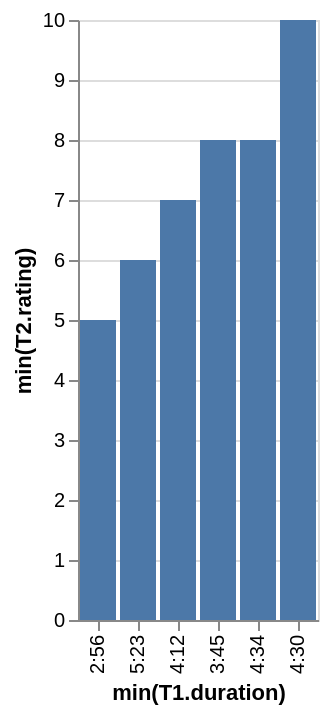

The Vega-Lite source for this figure:
### Vega-Lite specification from a JSON file in a GitHub repository (floating-point values rounded to 4 significant figures)
{"data": {"values": [{"x_data": "2:56", "y_data": 5}, {"x_data": "5:23", "y_data": 6}, {"x_data": "4:12", "y_data": 7}, {"x_data": "3:45", "y_data": 8}, {"x_data": "4:34", "y_data": 8}, {"x_data": "4:30", "y_data": 10}]}, "mark": "bar", "encoding": {"x": {"field": "x_data", "type": "nominal", "title": "min(T1.duration)", "sort": {"op": "sum", "field": "y_data", "order": "ascending"}}, "y": {"field": "y_data", "type": "quantitative", "title": "min(T2.rating)"}}}
